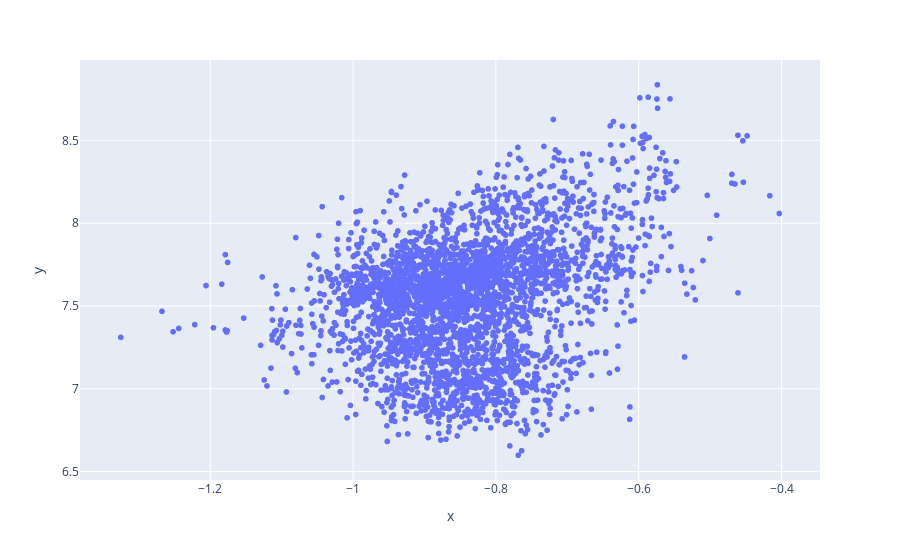

Source (notebook cell):
### Code cell
fig = px.scatter(x =np.log(df2["gini_index"]), y = np.log(df2["avg_rent"]))
fig.show()

### Figure 1 — Plotly figure (JSON) as saved in the notebook; plotly's stock layout.template omitted (floating-point values rounded to 4 significant figures; data arrays with more than 128 entries replaced by an {"elided": "..."} marker saying what was removed)
{"data": [{"hovertemplate": "x=%{x}<br>y=%{y}<extra></extra>", "legendgroup": "", "marker": {"color": "#636efa", "symbol": "circle"}, "mode": "markers", "name": "", "showlegend": false, "type": "scattergl", "x": {"elided": "3194 float values"}, "xaxis": "x", "y": {"elided": "3194 float values"}, "yaxis": "y"}], "layout": {"legend": {"tracegroupgap": 0}, "margin": {"t": 60}, "xaxis": {"anchor": "y", "domain": [0, 1], "title": {"text": "x"}}, "yaxis": {"anchor": "x", "domain": [0, 1], "title": {"text": "y"}}}}
